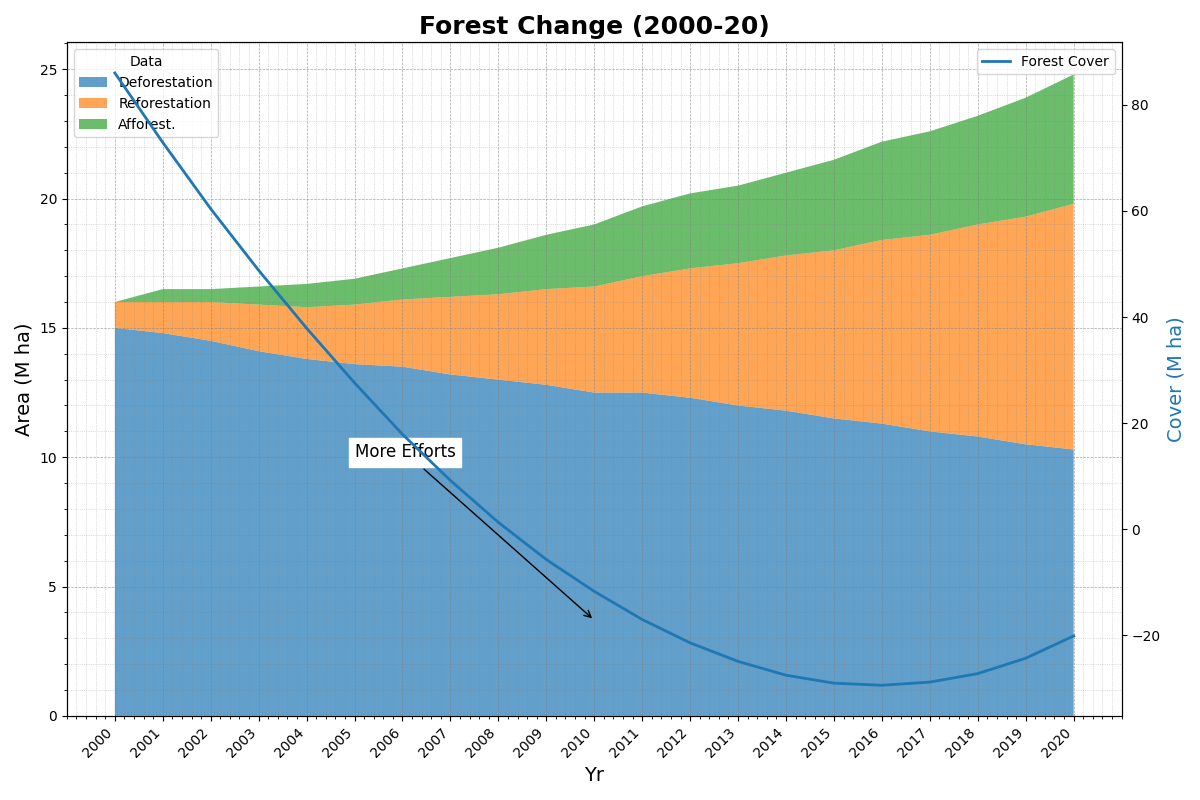

Python code for this plot:
import matplotlib.pyplot as plt
import numpy as np

years = np.arange(2000, 2021)

deforestation = np.array([15, 14.8, 14.5, 14.1, 13.8, 13.6, 13.5, 13.2, 13.0, 12.8, 12.5, 12.5, 12.3, 12.0, 11.8, 11.5, 11.3, 11.0, 10.8, 10.5, 10.3])
reforestation = np.array([1, 1.2, 1.5, 1.8, 2.0, 2.3, 2.6, 3.0, 3.3, 3.7, 4.1, 4.5, 5.0, 5.5, 6.0, 6.5, 7.1, 7.6, 8.2, 8.8, 9.5])
afforestation = np.array([0, 0.5, 0.5, 0.7, 0.9, 1.0, 1.2, 1.5, 1.8, 2.1, 2.4, 2.7, 2.9, 3.0, 3.2, 3.5, 3.8, 4.0, 4.2, 4.6, 5.0])

net_deforestation = deforestation - (reforestation + afforestation)
initial_forest_coverage = 100
forest_coverage = initial_forest_coverage - np.cumsum(net_deforestation)

data_stack = np.vstack([deforestation, reforestation, afforestation])

fig, ax = plt.subplots(figsize=(12, 8))

ax.stackplot(years, data_stack, labels=['Deforestation', 'Reforestation', 'Afforest.'], colors=['#1f77b4', '#ff7f0e', '#2ca02c'], alpha=0.7)

ax2 = ax.twinx()
ax2.plot(years, forest_coverage, label='Forest Cover', color='#1f77b4', linestyle='-', linewidth=2)

ax.set_title("Forest Change (2000-20)", fontsize=18, fontweight='bold')
ax.set_xlabel('Yr', fontsize=14)
ax.set_ylabel('Area (M ha)', fontsize=14)
ax2.set_ylabel('Cover (M ha)', fontsize=14, color='#1f77b4')

ax.set_xticks(years)
ax.set_xticklabels(years, rotation=45, ha='right')
ax.grid(visible=True, which='major', linestyle='--', linewidth=0.5, color='grey', alpha=0.7)
ax.minorticks_on()
ax.grid(visible=True, which='minor', linestyle=':', linewidth=0.5, color='grey', alpha=0.5)

ax.legend(loc='upper left', title='Data')
ax2.legend(loc='upper right')

ax.annotate('More Efforts', xy=(2010, 3.7), xytext=(2005, 10),
            arrowprops=dict(facecolor='black', arrowstyle='->'), fontsize=12, backgroundcolor='w')

plt.tight_layout()
plt.show()
